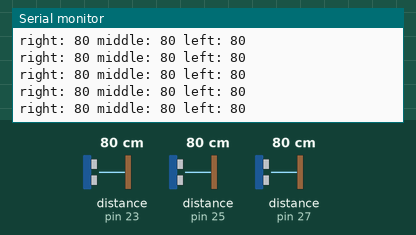
Bench run of a sketch on a simulated Arduino Mega 2560, built with avr-gcc and run on an emulated ATmega2560. Shown: the last lines printed to the serial monitor. The inputs (shaded band) are chosen by the test bench; at power-on: distance to the obstacle (sensors on pin 23, pin 25, pin 27) 80 cm.

Above: at 1.2 s.
1.3 s: distance to the obstacle (sensor on pin 23) set to 9 cm
At 1.48 s:
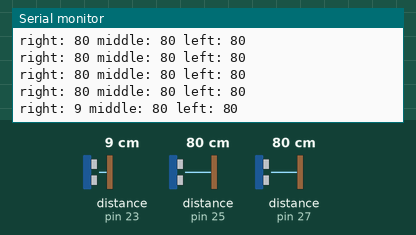
4.3 s: distance to the obstacle (sensor on pin 25) set to 60 cm
At 4.39 s:
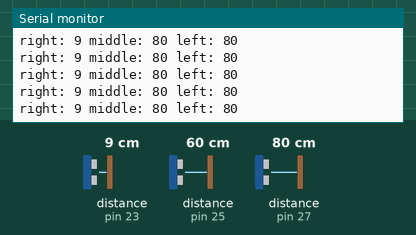
7.3 s: distance to the obstacle (sensor on pin 27) set to 60 cm
At 7.41 s:
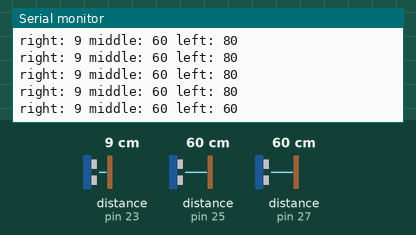
10.3 s: distance to the obstacle (sensor on pin 23) set to 18 cm
At 10.39 s:
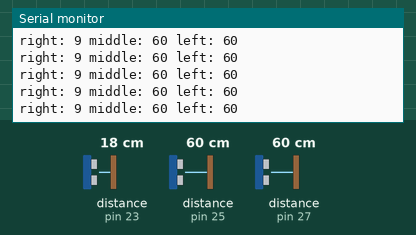
13.3 s: distance to the obstacle (sensor on pin 25) set to 299 cm
At 13.53 s:
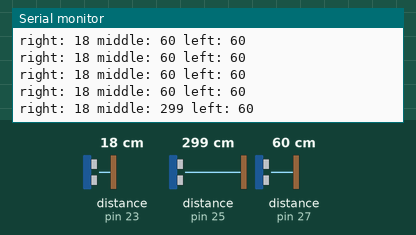
16.3 s: distance to the obstacle (sensor on pin 27) set to 299 cm
At 16.43 s:
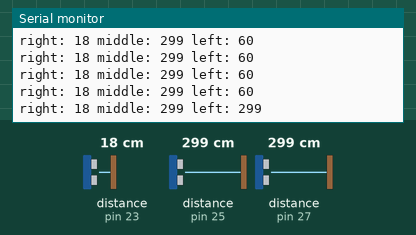
Timing chart, 0 to 19.3 s (numbered marks = the images above; inputs shaded):
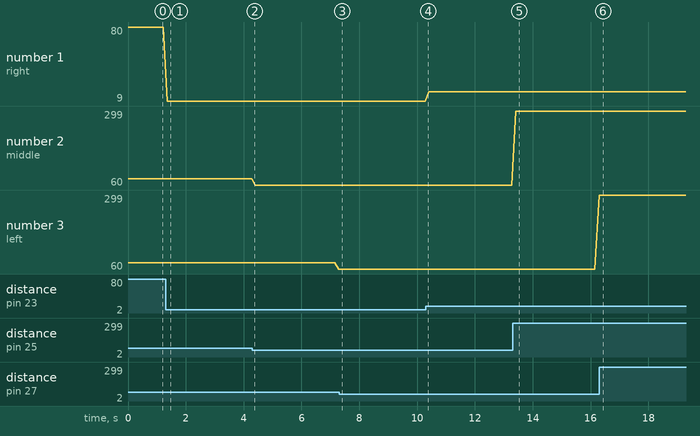

Measured:
- after the input at 1.3 s, the serial monitor: prints a new line after 0.06 s (image 1)
- after the input at 13.3 s, the serial monitor: prints a new line after 0.10 s (image 5)
- plotted number 1: 80 → 9 after the input at 1.3 s, 9 → 18 after the input at 10.3 s
- plotted number 2: 80 → 60 after the input at 4.3 s, 60 → 299 after the input at 13.3 s
- plotted number 3: 80 → 60 after the input at 4.3 s, 60 → 299 after the input at 13.3 s

The sketch:

UltrasonicExample.ino
```cpp
#include "Ultrasonic.h"
Ultrasonic rightUS(22,23);
Ultrasonic middleUS(24,25);
Ultrasonic leftUS(26,27);

void setup() {
Serial.begin(9600);
}

void loop()
{
  Serial.print("right: ");
  Serial.print(rightUS.Ranging(CM));
  delay(10);
  Serial.print(" middle: ");
  Serial.print(middleUS.Ranging(CM));
  delay(10);
  Serial.print(" left: ");
  Serial.print(leftUS.Ranging(CM));
  Serial.print("\n");

  delay(100);
}
```
